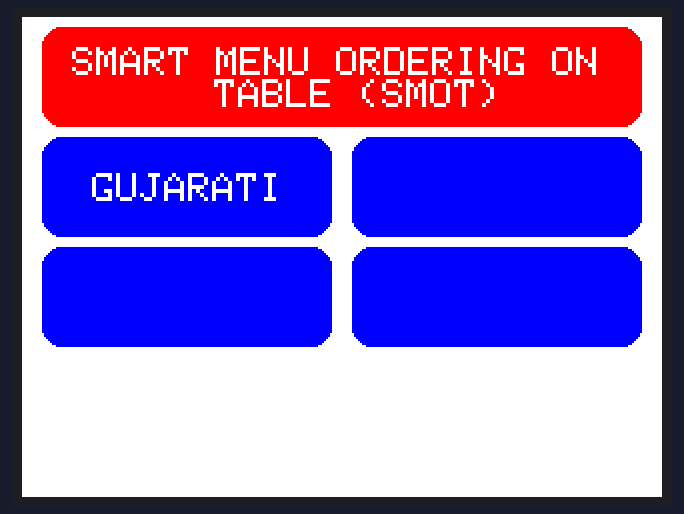
Simulated run of this sketch. Board: Arduino Uno, built with avr-gcc and run on an emulated ATmega328P. On the bench: 320×240 colour display. What the sketch prints to the serial monitor is not drawn. At 0.3 s the program stops and its outputs stay as they are.

Above: at 0.4 s.

The sketch:

Trial_4.ino
```cpp
#include <MCUFRIEND_kbv.h>

MCUFRIEND_kbv tft;

#define BLACK   0x0000
#define WHITE   0xFFFF
#define RED     0xF800
#define BLUE    0x001F

void setup() {
  Serial.begin(9600);

  uint16_t ID = tft.readID();
  Serial.print("ID = 0x");
  Serial.println(ID, HEX);

  tft.begin(ID);

  tft.fillScreen(WHITE);
}

void loop() {
  drawRoundedRectangleWithText("SMART MENU ORDERING ON          TABLE (SMOT)");
  delay(70000);  // Wait for 5 seconds
}

void drawRoundedRectangleWithText(const char* text) {
  tft.setRotation(-1);
  int rectWidth = 300;
  int rectHeight = 50;  // Adjusted for two lines
  int cornerRadius = 10;
  int rectX = 10;
  int rectY = 5;

  // Draw rounded rectangle
  tft.fillRoundRect(rectX, rectY, rectWidth, rectHeight, cornerRadius, RED);

  tft.fillRoundRect(10, 60, 145, rectHeight, cornerRadius, BLUE);

  tft.fillRoundRect(165, 60, 145, rectHeight, cornerRadius, BLUE);

  tft.fillRoundRect(10, 115, 145, rectHeight, cornerRadius, BLUE);

  tft.fillRoundRect(165, 115, 145, rectHeight, cornerRadius, BLUE);

  // Calculate text width and height for each line
  int16_t x, y;
  uint16_t textWidth, textHeight;

  char* line = strtok((char*)text, "\n");
  char* dish_1 = strtok("GUJARATI", "\n");
  while (line != NULL) {
    tft.getTextBounds(line, 0, 20, &x, &y, &rectWidth, &rectHeight);

    // Draw text in the center of the rectangle
    tft.setTextSize(2);
    tft.setTextColor(WHITE);
    int textX = 25;
    int textY = 15;
    tft.setCursor(textX, textY);
    tft.print(line);

    tft.setTextSize(2);
    tft.setTextColor(WHITE);
    tft.setCursor(35, 78);
    tft.print(dish_1);


  }
}
```
